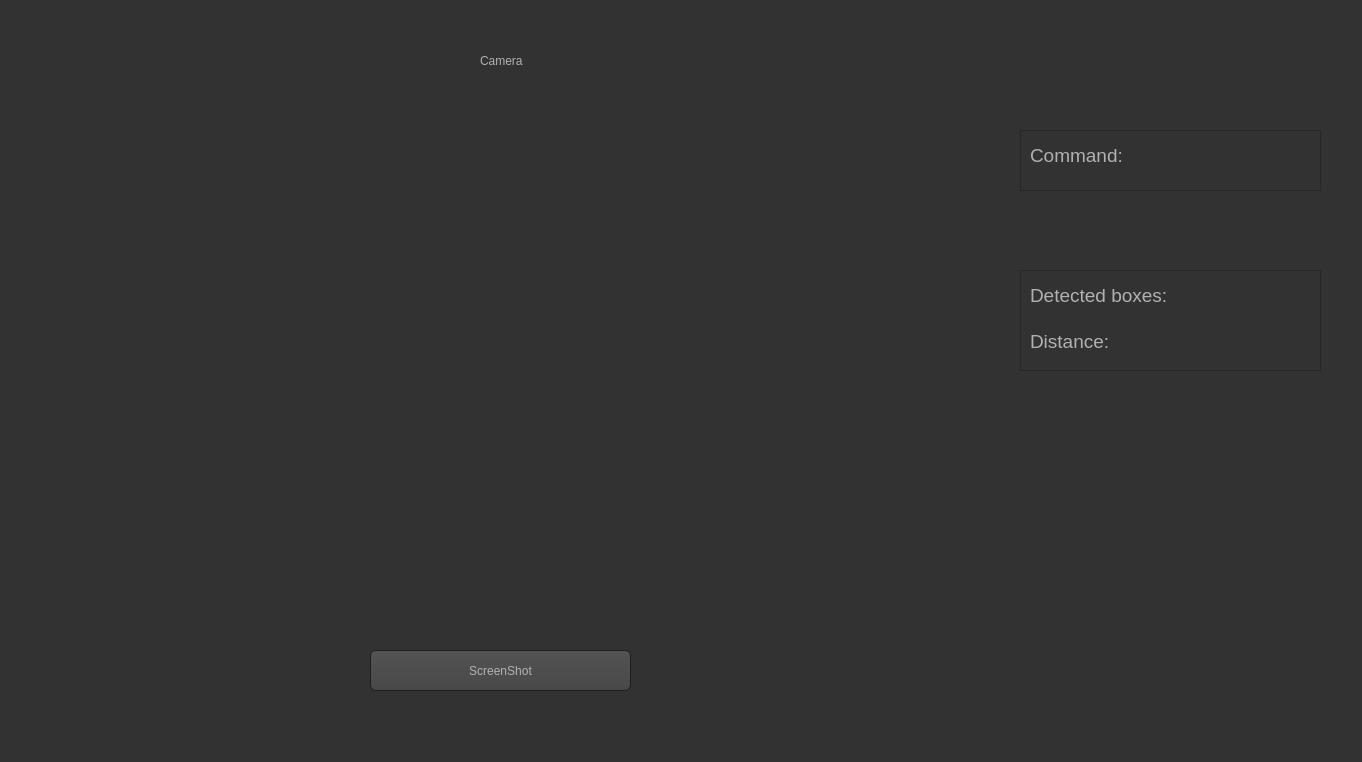
<?xml version="1.0" encoding="UTF-8"?>
<ui version="4.0">
 <class>Form</class>
 <widget class="QWidget" name="Form">
  <property name="geometry">
   <rect>
    <x>0</x>
    <y>0</y>
    <width>1362</width>
    <height>762</height>
   </rect>
  </property>
  <property name="windowTitle">
   <string>Form</string>
  </property>
  <property name="styleSheet">
   <string notr="true">QToolTip
{
     border: 1px solid black;
     background-color: #ffa02f;
     padding: 1px;
     border-radius: 3px;
     opacity: 100;
}

QWidget
{
    color: #b1b1b1;
    background-color: #323232;
}

QTreeView, QListView
{
    background-color: silver;
    margin-left: 5px;
}

QWidget:item:hover
{
    background-color: QLinearGradient( x1: 0, y1: 0, x2: 0, y2: 1, stop: 0 #ffa02f, stop: 1 #ca0619);
    color: #000000;
}

QWidget:item:selected
{
    background-color: QLinearGradient( x1: 0, y1: 0, x2: 0, y2: 1, stop: 0 #ffa02f, stop: 1 #d7801a);
}

QMenuBar::item
{
    background: transparent;
}

QMenuBar::item:selected
{
    background: transparent;
    border: 1px solid #ffaa00;
}

QMenuBar::item:pressed
{
    background: #444;
    border: 1px solid #000;
    background-color: QLinearGradient(
        x1:0, y1:0,
        x2:0, y2:1,
        stop:1 #212121,
        stop:0.4 #343434/*,
        stop:0.2 #343434,
        stop:0.1 #ffaa00*/
    );
    margin-bottom:-1px;
    padding-bottom:1px;
}

QMenu
{
    border: 1px solid #000;
}

QMenu::item
{
    padding: 2px 20px 2px 20px;
}

QMenu::item:selected
{
    color: #000000;
}

QWidget:disabled
{
    color: #808080;
    background-color: #323232;
}

QAbstractItemView
{
    background-color: QLinearGradient( x1: 0, y1: 0, x2: 0, y2: 1, stop: 0 #4d4d4d, stop: 0.1 #646464, stop: 1 #5d5d5d);
}

QWidget:focus
{
    /*border: 1px solid darkgray;*/
}

QLineEdit
{
    background-color: QLinearGradient( x1: 0, y1: 0, x2: 0, y2: 1, stop: 0 #4d4d4d, stop: 0 #646464, stop: 1 #5d5d5d);
    padding: 1px;
    border-style: solid;
    border: 1px solid #1e1e1e;
    border-radius: 5;
}

QPushButton
{
    color: #b1b1b1;
    background-color: QLinearGradient( x1: 0, y1: 0, x2: 0, y2: 1, stop: 0 #565656, stop: 0.1 #525252, stop: 0.5 #4e4e4e, stop: 0.9 #4a4a4a, stop: 1 #464646);
    border-width: 1px;
    border-color: #1e1e1e;
    border-style: solid;
    border-radius: 6;
    padding: 3px;
    font-size: 12px;
    padding-left: 5px;
    padding-right: 5px;
    min-width: 40px;
}

QPushButton:pressed
{
    background-color: QLinearGradient( x1: 0, y1: 0, x2: 0, y2: 1, stop: 0 #2d2d2d, stop: 0.1 #2b2b2b, stop: 0.5 #292929, stop: 0.9 #282828, stop: 1 #252525);
}

QComboBox
{
    selection-background-color: #ffaa00;
    background-color: QLinearGradient( x1: 0, y1: 0, x2: 0, y2: 1, stop: 0 #565656, stop: 0.1 #525252, stop: 0.5 #4e4e4e, stop: 0.9 #4a4a4a, stop: 1 #464646);
    border-style: solid;
    border: 1px solid #1e1e1e;
    border-radius: 5;
}

QComboBox:hover,QPushButton:hover
{
    border: 2px solid QLinearGradient( x1: 0, y1: 0, x2: 0, y2: 1, stop: 0 #ffa02f, stop: 1 #d7801a);
}


QComboBox:on
{
    padding-top: 3px;
    padding-left: 4px;
    background-color: QLinearGradient( x1: 0, y1: 0, x2: 0, y2: 1, stop: 0 #2d2d2d, stop: 0.1 #2b2b2b, stop: 0.5 #292929, stop: 0.9 #282828, stop: 1 #252525);
    selection-background-color: #ffaa00;
}

QComboBox QAbstractItemView
{
    border: 2px solid darkgray;
    selection-background-color: QLinearGradient( x1: 0, y1: 0, x2: 0, y2: 1, stop: 0 #ffa02f, stop: 1 #d7801a);
}

QComboBox::drop-down
{
     subcontrol-origin: padding;
     subcontrol-position: top right;
     width: 15px;

     border-left-width: 0px;
     border-left-color: darkgray;
     border-left-style: solid; /* just a single line */
     border-top-right-radius: 3px; /* same radius as the QComboBox */
     border-bottom-right-radius: 3px;
 }

QComboBox::down-arrow
{
     image: url(:/dark_orange/img/down_arrow.png);
}

QGroupBox
{
    border: 1px solid darkgray;
    margin-top: 10px;
}

QGroupBox:focus
{
    border: 1px solid darkgray;
}

QTextEdit:focus
{
    border: 1px solid darkgray;
}

QScrollBar:horizontal {
     border: 1px solid #222222;
     background: QLinearGradient( x1: 0, y1: 0, x2: 0, y2: 1, stop: 0.0 #121212, stop: 0.2 #282828, stop: 1 #484848);
     height: 7px;
     margin: 0px 16px 0 16px;
}

QScrollBar::handle:horizontal
{
      background: QLinearGradient( x1: 0, y1: 0, x2: 1, y2: 0, stop: 0 #ffa02f, stop: 0.5 #d7801a, stop: 1 #ffa02f);
      min-height: 20px;
      border-radius: 2px;
}

QScrollBar::add-line:horizontal {
      border: 1px solid #1b1b19;
      border-radius: 2px;
      background: QLinearGradient( x1: 0, y1: 0, x2: 1, y2: 0, stop: 0 #ffa02f, stop: 1 #d7801a);
      width: 14px;
      subcontrol-position: right;
      subcontrol-origin: margin;
}

QScrollBar::sub-line:horizontal {
      border: 1px solid #1b1b19;
      border-radius: 2px;
      background: QLinearGradient( x1: 0, y1: 0, x2: 1, y2: 0, stop: 0 #ffa02f, stop: 1 #d7801a);
      width: 14px;
     subcontrol-position: left;
     subcontrol-origin: margin;
}

QScrollBar::right-arrow:horizontal, QScrollBar::left-arrow:horizontal
{
      border: 1px solid black;
      width: 1px;
      height: 1px;
      background: white;
}

QScrollBar::add-page:horizontal, QScrollBar::sub-page:horizontal
{
      background: none;
}

QScrollBar:vertical
{
      background: QLinearGradient( x1: 0, y1: 0, x2: 1, y2: 0, stop: 0.0 #121212, stop: 0.2 #282828, stop: 1 #484848);
      width: 7px;
      margin: 16px 0 16px 0;
      border: 1px solid #222222;
}

QScrollBar::handle:vertical
{
      background: QLinearGradient( x1: 0, y1: 0, x2: 0, y2: 1, stop: 0 #ffa02f, stop: 0.5 #d7801a, stop: 1 #ffa02f);
      min-height: 20px;
      border-radius: 2px;
}

QScrollBar::add-line:vertical
{
      border: 1px solid #1b1b19;
      border-radius: 2px;
      background: QLinearGradient( x1: 0, y1: 0, x2: 0, y2: 1, stop: 0 #ffa02f, stop: 1 #d7801a);
      height: 14px;
      subcontrol-position: bottom;
      subcontrol-origin: margin;
}

QScrollBar::sub-line:vertical
{
      border: 1px solid #1b1b19;
      border-radius: 2px;
      background: QLinearGradient( x1: 0, y1: 0, x2: 0, y2: 1, stop: 0 #d7801a, stop: 1 #ffa02f);
      height: 14px;
      subcontrol-position: top;
      subcontrol-origin: margin;
}

QScrollBar::up-arrow:vertical, QScrollBar::down-arrow:vertical
{
      border: 1px solid black;
      width: 1px;
      height: 1px;
      background: white;
}


QScrollBar::add-page:vertical, QScrollBar::sub-page:vertical
{
      background: none;
}

QTextEdit
{
    background-color: #242424;
}

QPlainTextEdit
{
    background-color: #242424;
}

QHeaderView::section
{
    background-color: QLinearGradient(x1:0, y1:0, x2:0, y2:1, stop:0 #616161, stop: 0.5 #505050, stop: 0.6 #434343, stop:1 #656565);
    color: white;
    padding-left: 4px;
    border: 1px solid #6c6c6c;
}

QCheckBox:disabled
{
color: #414141;
}

QDockWidget::title
{
    text-align: center;
    spacing: 3px; /* spacing between items in the tool bar */
    background-color: QLinearGradient(x1:0, y1:0, x2:0, y2:1, stop:0 #323232, stop: 0.5 #242424, stop:1 #323232);
}

QDockWidget::close-button, QDockWidget::float-button
{
    text-align: center;
    spacing: 1px; /* spacing between items in the tool bar */
    background-color: QLinearGradient(x1:0, y1:0, x2:0, y2:1, stop:0 #323232, stop: 0.5 #242424, stop:1 #323232);
}

QDockWidget::close-button:hover, QDockWidget::float-button:hover
{
    background: #242424;
}

QDockWidget::close-button:pressed, QDockWidget::float-button:pressed
{
    padding: 1px -1px -1px 1px;
}

QMainWindow::separator
{
    background-color: QLinearGradient(x1:0, y1:0, x2:0, y2:1, stop:0 #161616, stop: 0.5 #151515, stop: 0.6 #212121, stop:1 #343434);
    color: white;
    padding-left: 4px;
    border: 1px solid #4c4c4c;
    spacing: 3px; /* spacing between items in the tool bar */
}

QMainWindow::separator:hover
{

    background-color: QLinearGradient(x1:0, y1:0, x2:0, y2:1, stop:0 #d7801a, stop:0.5 #b56c17 stop:1 #ffa02f);
    color: white;
    padding-left: 4px;
    border: 1px solid #6c6c6c;
    spacing: 3px; /* spacing between items in the tool bar */
}

QToolBar::handle
{
     spacing: 3px; /* spacing between items in the tool bar */
     background: url(:/dark_orange/img/handle.png);
}

QMenu::separator
{
    height: 2px;
    background-color: QLinearGradient(x1:0, y1:0, x2:0, y2:1, stop:0 #161616, stop: 0.5 #151515, stop: 0.6 #212121, stop:1 #343434);
    color: white;
    padding-left: 4px;
    margin-left: 10px;
    margin-right: 5px;
}

QProgressBar
{
    border: 2px solid grey;
    border-radius: 5px;
    text-align: center;
}

QProgressBar::chunk
{
    background-color: #d7801a;
    width: 2.15px;
    margin: 0.5px;
}

QTabBar::tab {
    color: #b1b1b1;
    border: 1px solid #444;
    border-bottom-style: none;
    background-color: #323232;
    padding-left: 10px;
    padding-right: 10px;
    padding-top: 3px;
    padding-bottom: 2px;
    margin-right: -1px;
}

QTabWidget::pane {
    border: 1px solid #444;
    top: 1px;
}

QTabBar::tab:last
{
    margin-right: 0; /* the last selected tab has nothing to overlap with on the right */
    border-top-right-radius: 3px;
}

QTabBar::tab:first:!selected
{
 margin-left: 0px; /* the last selected tab has nothing to overlap with on the right */


    border-top-left-radius: 3px;
}

QTabBar::tab:!selected
{
    color: #b1b1b1;
    border-bottom-style: solid;
    margin-top: 3px;
    background-color: QLinearGradient(x1:0, y1:0, x2:0, y2:1, stop:1 #212121, stop:.4 #343434);
}

QTabBar::tab:selected
{
    border-top-left-radius: 3px;
    border-top-right-radius: 3px;
    margin-bottom: 0px;
}

QTabBar::tab:!selected:hover
{
    /*border-top: 2px solid #ffaa00;
    padding-bottom: 3px;*/
    border-top-left-radius: 3px;
    border-top-right-radius: 3px;
    background-color: QLinearGradient(x1:0, y1:0, x2:0, y2:1, stop:1 #212121, stop:0.4 #343434, stop:0.2 #343434, stop:0.1 #ffaa00);
}

QRadioButton::indicator:checked, QRadioButton::indicator:unchecked{
    color: #b1b1b1;
    background-color: #323232;
    border: 1px solid #b1b1b1;
    border-radius: 6px;
}

QRadioButton::indicator:checked
{
    background-color: qradialgradient(
        cx: 0.5, cy: 0.5,
        fx: 0.5, fy: 0.5,
        radius: 1.0,
        stop: 0.25 #ffaa00,
        stop: 0.3 #323232
    );
}

QCheckBox::indicator{
    color: #b1b1b1;
    background-color: #323232;
    border: 1px solid #b1b1b1;
    width: 9px;
    height: 9px;
}

QRadioButton::indicator
{
    border-radius: 6px;
}

QRadioButton::indicator:hover, QCheckBox::indicator:hover
{
    border: 1px solid #ffaa00;
}

QCheckBox::indicator:checked
{
    image:url(:/dark_orange/img/checkbox.png);
}

QCheckBox::indicator:disabled, QRadioButton::indicator:disabled
{
    border: 1px solid #444;
}


QSlider::groove:horizontal {
    border: 1px solid #3A3939;
    height: 8px;
    background: #201F1F;
    margin: 2px 0;
    border-radius: 2px;
}

QSlider::handle:horizontal {
    background: QLinearGradient( x1: 0, y1: 0, x2: 0, y2: 1,
      stop: 0.0 silver, stop: 0.2 #a8a8a8, stop: 1 #727272);
    border: 1px solid #3A3939;
    width: 14px;
    height: 14px;
    margin: -4px 0;
    border-radius: 2px;
}

QSlider::groove:vertical {
    border: 1px solid #3A3939;
    width: 8px;
    background: #201F1F;
    margin: 0 0px;
    border-radius: 2px;
}

QSlider::handle:vertical {
    background: QLinearGradient( x1: 0, y1: 0, x2: 0, y2: 1, stop: 0.0 silver,
      stop: 0.2 #a8a8a8, stop: 1 #727272);
    border: 1px solid #3A3939;
    width: 14px;
    height: 14px;
    margin: 0 -4px;
    border-radius: 2px;
}

QAbstractSpinBox {
    padding-top: 2px;
    padding-bottom: 2px;
    border: 1px solid darkgray;

    border-radius: 2px;
    min-width: 50px;
}</string>
  </property>
  <widget class="QLabel" name="camera_label">
   <property name="geometry">
    <rect>
     <x>40</x>
     <y>80</y>
     <width>960</width>
     <height>540</height>
    </rect>
   </property>
   <property name="text">
    <string/>
   </property>
  </widget>
  <widget class="QLabel" name="label">
   <property name="geometry">
    <rect>
     <x>480</x>
     <y>50</y>
     <width>101</width>
     <height>21</height>
    </rect>
   </property>
   <property name="text">
    <string>Camera</string>
   </property>
  </widget>
  <widget class="QFrame" name="frame_4">
   <property name="geometry">
    <rect>
     <x>1020</x>
     <y>270</y>
     <width>301</width>
     <height>101</height>
    </rect>
   </property>
   <property name="frameShape">
    <enum>QFrame::StyledPanel</enum>
   </property>
   <property name="frameShadow">
    <enum>QFrame::Raised</enum>
   </property>
   <widget class="QLabel" name="label_8">
    <property name="geometry">
     <rect>
      <x>10</x>
      <y>10</y>
      <width>141</width>
      <height>31</height>
     </rect>
    </property>
    <property name="font">
     <font>
      <pointsize>14</pointsize>
     </font>
    </property>
    <property name="text">
     <string>Detected boxes:</string>
    </property>
   </widget>
   <widget class="QLabel" name="box_label">
    <property name="geometry">
     <rect>
      <x>180</x>
      <y>10</y>
      <width>91</width>
      <height>31</height>
     </rect>
    </property>
    <property name="text">
     <string/>
    </property>
   </widget>
   <widget class="QLabel" name="label_10">
    <property name="geometry">
     <rect>
      <x>10</x>
      <y>61</y>
      <width>111</width>
      <height>20</height>
     </rect>
    </property>
    <property name="font">
     <font>
      <pointsize>14</pointsize>
     </font>
    </property>
    <property name="text">
     <string>Distance:</string>
    </property>
   </widget>
   <widget class="QLabel" name="dis_label">
    <property name="geometry">
     <rect>
      <x>150</x>
      <y>60</y>
      <width>111</width>
      <height>31</height>
     </rect>
    </property>
    <property name="text">
     <string/>
    </property>
   </widget>
  </widget>
  <widget class="QPushButton" name="screenButton">
   <property name="geometry">
    <rect>
     <x>370</x>
     <y>650</y>
     <width>261</width>
     <height>41</height>
    </rect>
   </property>
   <property name="font">
    <font>
     <pointsize>-1</pointsize>
    </font>
   </property>
   <property name="text">
    <string>ScreenShot</string>
   </property>
  </widget>
  <widget class="QFrame" name="frame_5">
   <property name="geometry">
    <rect>
     <x>1020</x>
     <y>130</y>
     <width>301</width>
     <height>61</height>
    </rect>
   </property>
   <property name="frameShape">
    <enum>QFrame::StyledPanel</enum>
   </property>
   <property name="frameShadow">
    <enum>QFrame::Raised</enum>
   </property>
   <widget class="QLabel" name="label_9">
    <property name="geometry">
     <rect>
      <x>10</x>
      <y>10</y>
      <width>111</width>
      <height>31</height>
     </rect>
    </property>
    <property name="font">
     <font>
      <pointsize>14</pointsize>
     </font>
    </property>
    <property name="text">
     <string>Command:</string>
    </property>
   </widget>
   <widget class="QLabel" name="command_label">
    <property name="geometry">
     <rect>
      <x>140</x>
      <y>6</y>
      <width>131</width>
      <height>41</height>
     </rect>
    </property>
    <property name="text">
     <string/>
    </property>
   </widget>
  </widget>
 </widget>
 <resources/>
 <connections/>
</ui>
